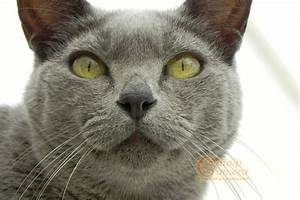
#> input picture task_2/dataset/raw-img/gatto/1028.jpeg, 300 x 200 px, found by its file name; its folder holds only this picture in this run
$ jupyter execute --allow-errors animals_eda.ipynb
#> lines starting #> are read from the running program, lines starting #| are printed output that depends on the picture
[cell 1]
import os
import pandas as pd
import matplotlib.pyplot as plt
import seaborn as sns
from PIL import Image
import numpy as np
import cv2
from dataset.translate import translate

[cell 2]
"""Знайшов на Kagle набір з 10 тваринок, длречі також 10 як і в завданню 1 з цифрами.
Теоритично модна використати один з алгоритмів для аналізу картинки з таринками"""

# Шлях до датасету
data = "/Users/oleksandrnovokhatskyi/Documents/My_new_work/winstars_test/winstars_tests/task_2/dataset/raw-img"

[cell 3]
# беремо одну папку, наприклад котів. Є переклад з італійської. Так мені повезло знайти італійський набір
folder = os.path.join(data, "gatto")

[cell 4]
# перше зображення у цій папці
file = os.listdir(folder)[0]
path = os.path.join(folder, file)

[cell 5]
# читаємо і показуємо
img = cv2.imread(path)
#> img is the input picture: shape (200, 300, 3); mean B, G, R 135.3, 146.9, 149.6
img = cv2.cvtColor(img, cv2.COLOR_BGR2RGB)

plt.imshow(img)
plt.title("Оригінальне зображення")
plt.axis("off")
plt.show()

[cell 6]
img.shape
#> Out = (200, 300, 3)

[cell 7]
img_small = cv2.resize(img, (75, 75))
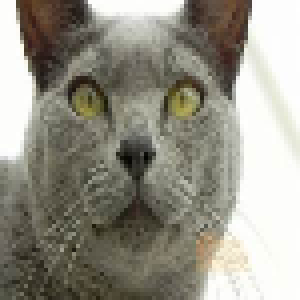
#> img_small: shape (75, 75, 3) (shown 4 times larger); mean R, G, B 149.4, 146.7, 135.1

plt.imshow(img_small)
plt.title("Після resize 75x75")
plt.axis("off")
plt.show()


$ run again, on task_2/dataset/raw-img/gatto/1122.jpeg
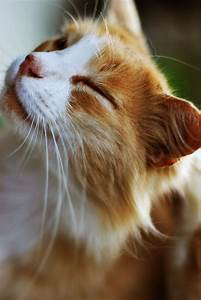
#> input picture task_2/dataset/raw-img/gatto/1122.jpeg, 201 x 300 px, found by its file name
#> img is the input picture: shape (300, 201, 3); mean B, G, R 85.7, 104.7, 122
#> `img_small = cv2.resize(img, (75, 75))`:
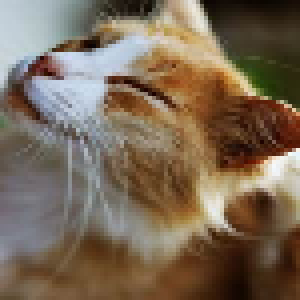
#> img_small: shape (75, 75, 3) (shown 4 times larger); mean R, G, B 121.9, 104.7, 85.6

$ run again, on task_2/dataset/raw-img/gatto/1262.jpeg
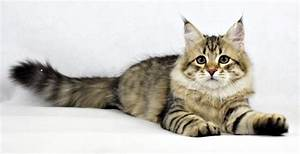
#> input picture task_2/dataset/raw-img/gatto/1262.jpeg, 300 x 154 px, found by its file name
#> img is the input picture: shape (154, 300, 3); mean B, G, R 191.9, 198.1, 201.3
#> `img_small = cv2.resize(img, (75, 75))`:
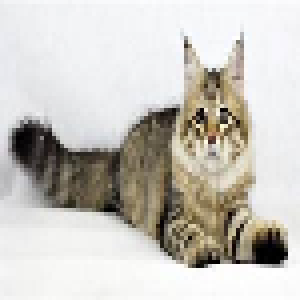
#> img_small: shape (75, 75, 3) (shown 4 times larger); mean R, G, B 201.3, 198.1, 191.9

$ run again, on task_2/dataset/raw-img/gatto/1264.jpeg
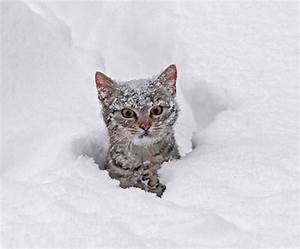
#> input picture task_2/dataset/raw-img/gatto/1264.jpeg, 300 x 249 px, found by its file name
#> img is the input picture: shape (249, 300, 3); mean B, G, R 214.5, 209.2, 211.2
#> `img_small = cv2.resize(img, (75, 75))`:
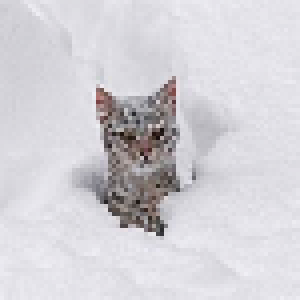
#> img_small: shape (75, 75, 3) (shown 4 times larger); mean R, G, B 211.1, 209.1, 214.4

$ run again, on task_2/dataset/raw-img/gatto/1039.jpeg
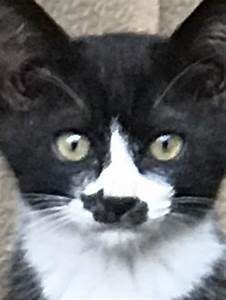
#> input picture task_2/dataset/raw-img/gatto/1039.jpeg, 226 x 300 px, found by its file name
#> img is the input picture: shape (300, 226, 3); mean B, G, R 109.7, 107.2, 105.7
#> `img_small = cv2.resize(img, (75, 75))`:
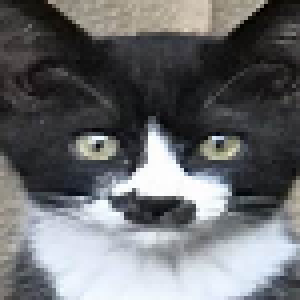
#> img_small: shape (75, 75, 3) (shown 4 times larger); mean R, G, B 105.7, 107.2, 109.6
